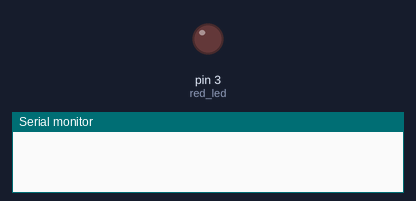
Bench run of a sketch on a simulated Arduino Uno, built with avr-gcc and run on an emulated ATmega328P. Parts: output pins drawn as LEDs (lit = HIGH), the last lines printed to the serial monitor. No radio packets arrive unless stated.

Above: at 0.1 s.
At 1.1 s:
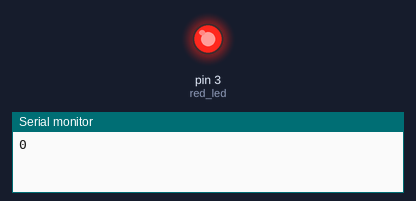
Timing chart, 0 to 2.6 s (numbered marks = the images above):
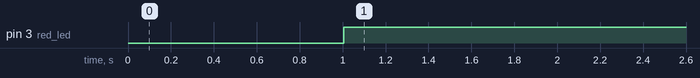

The sketch:

myPractice2.ino.ino
```cpp
#include <SPI.h>
#include <nRF24L01.h>
#include <RF24.h>

int red_led=3;
int potValue;


RF24 radio(7, 8); // CE, CSN
const byte addresses[][6] = {"00001", "00002","00003"}; // Addresses of the receiver boards

void setup() {
  // put your setup code here, to run once:
  Serial.begin(9600);
  radio.begin();
  pinMode(red_led,OUTPUT);
  radio.openWritingPipe(addresses[2]);
  radio.openReadingPipe(1,addresses[0]);

  radio.setPALevel(RF24_PA_MIN);
  radio.setDataRate(RF24_1MBPS);

}

void loop() {
  // put your main code here, to run repeatedly:
  delay(1000);


  radio.startListening();
  radio.read(&potValue , sizeof(potValue));
  Serial.println(potValue);

  if(potValue<=500){
    digitalWrite(red_led,HIGH);


  }
  else{
    digitalWrite(red_led,LOW);


  }


};
```

Measured:
- by itself, pin 3 (red_led): LOW → HIGH at 1.0 s
